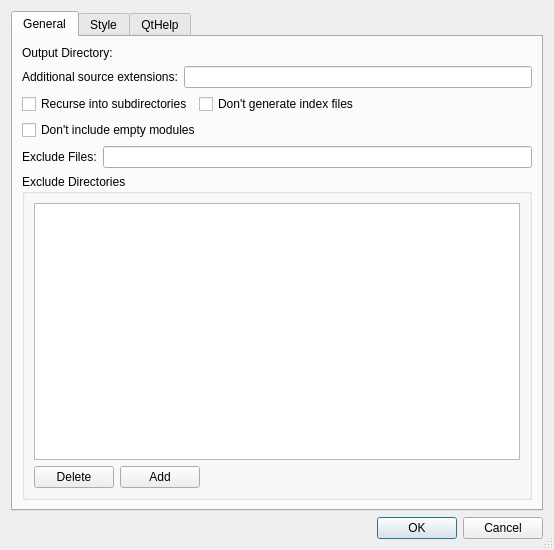
<?xml version="1.0" encoding="UTF-8"?>
<ui version="4.0">
 <class>EricdocConfigDialog</class>
 <widget class="QDialog" name="EricdocConfigDialog">
  <property name="geometry">
   <rect>
    <x>0</x>
    <y>0</y>
    <width>554</width>
    <height>550</height>
   </rect>
  </property>
  <property name="windowTitle">
   <string>Ericdoc Configuration</string>
  </property>
  <property name="sizeGripEnabled">
   <bool>true</bool>
  </property>
  <layout class="QVBoxLayout">
   <item>
    <widget class="QTabWidget" name="tabWidget">
     <property name="currentIndex">
      <number>0</number>
     </property>
     <widget class="QWidget" name="generalTab">
      <attribute name="title">
       <string>General</string>
      </attribute>
      <layout class="QVBoxLayout" name="verticalLayout_2">
       <item>
        <layout class="QHBoxLayout" name="horizontalLayout_2">
         <item>
          <widget class="QLabel" name="TextLabel6">
           <property name="text">
            <string>Output Directory:</string>
           </property>
          </widget>
         </item>
         <item>
          <widget class="EricPathPicker" name="outputDirPicker" native="true">
           <property name="sizePolicy">
            <sizepolicy hsizetype="Expanding" vsizetype="Preferred">
             <horstretch>0</horstretch>
             <verstretch>0</verstretch>
            </sizepolicy>
           </property>
           <property name="focusPolicy">
            <enum>Qt::StrongFocus</enum>
           </property>
           <property name="toolTip">
            <string>Enter an output directory</string>
           </property>
          </widget>
         </item>
        </layout>
       </item>
       <item>
        <layout class="QHBoxLayout">
         <item>
          <widget class="QLabel" name="textLabel1_3">
           <property name="text">
            <string>Additional source extensions:</string>
           </property>
          </widget>
         </item>
         <item>
          <widget class="QLineEdit" name="sourceExtEdit">
           <property name="toolTip">
            <string>Enter additional source extensions separated by a comma</string>
           </property>
          </widget>
         </item>
        </layout>
       </item>
       <item>
        <layout class="QHBoxLayout">
         <item>
          <widget class="QCheckBox" name="recursionCheckBox">
           <property name="toolTip">
            <string>Select to recurse into subdirectories</string>
           </property>
           <property name="text">
            <string>Recurse into subdirectories</string>
           </property>
          </widget>
         </item>
         <item>
          <widget class="QCheckBox" name="noindexCheckBox">
           <property name="toolTip">
            <string>Select, if no index files should be generated</string>
           </property>
           <property name="text">
            <string>Don't generate index files</string>
           </property>
          </widget>
         </item>
         <item>
          <spacer>
           <property name="orientation">
            <enum>Qt::Horizontal</enum>
           </property>
           <property name="sizeType">
            <enum>QSizePolicy::Expanding</enum>
           </property>
           <property name="sizeHint" stdset="0">
            <size>
             <width>145</width>
             <height>20</height>
            </size>
           </property>
          </spacer>
         </item>
        </layout>
       </item>
       <item>
        <layout class="QHBoxLayout">
         <item>
          <widget class="QCheckBox" name="noemptyCheckBox">
           <property name="toolTip">
            <string>Select to exclude empty modules</string>
           </property>
           <property name="text">
            <string>Don't include empty modules</string>
           </property>
          </widget>
         </item>
         <item>
          <spacer>
           <property name="orientation">
            <enum>Qt::Horizontal</enum>
           </property>
           <property name="sizeType">
            <enum>QSizePolicy::Expanding</enum>
           </property>
           <property name="sizeHint" stdset="0">
            <size>
             <width>40</width>
             <height>20</height>
            </size>
           </property>
          </spacer>
         </item>
        </layout>
       </item>
       <item>
        <layout class="QHBoxLayout">
         <item>
          <widget class="QLabel" name="label">
           <property name="text">
            <string>Exclude Files:</string>
           </property>
          </widget>
         </item>
         <item>
          <widget class="QLineEdit" name="excludeFilesEdit">
           <property name="toolTip">
            <string>Enter filename patterns of files to be excluded separated by a comma</string>
           </property>
          </widget>
         </item>
        </layout>
       </item>
       <item>
        <widget class="QGroupBox" name="groupBox">
         <property name="sizePolicy">
          <sizepolicy hsizetype="Preferred" vsizetype="Expanding">
           <horstretch>0</horstretch>
           <verstretch>2</verstretch>
          </sizepolicy>
         </property>
         <property name="title">
          <string>Exclude Directories</string>
         </property>
         <layout class="QGridLayout" name="gridLayout_2">
          <item row="1" column="1">
           <widget class="QPushButton" name="addButton">
            <property name="toolTip">
             <string>Press to add the entered directory to the list</string>
            </property>
            <property name="text">
             <string>Add</string>
            </property>
           </widget>
          </item>
          <item row="1" column="0">
           <widget class="QPushButton" name="deleteButton">
            <property name="toolTip">
             <string>Press to delete the selected directory from the list</string>
            </property>
            <property name="text">
             <string>Delete</string>
            </property>
           </widget>
          </item>
          <item row="0" column="0" colspan="3">
           <widget class="QListWidget" name="ignoreDirsList">
            <property name="sizePolicy">
             <sizepolicy hsizetype="Expanding" vsizetype="Expanding">
              <horstretch>0</horstretch>
              <verstretch>3</verstretch>
             </sizepolicy>
            </property>
            <property name="toolTip">
             <string>List of directory basenames to be ignored</string>
            </property>
            <property name="alternatingRowColors">
             <bool>true</bool>
            </property>
           </widget>
          </item>
          <item row="1" column="2">
           <widget class="EricPathPicker" name="ignoreDirPicker" native="true">
            <property name="sizePolicy">
             <sizepolicy hsizetype="Expanding" vsizetype="Preferred">
              <horstretch>0</horstretch>
              <verstretch>0</verstretch>
             </sizepolicy>
            </property>
            <property name="focusPolicy">
             <enum>Qt::StrongFocus</enum>
            </property>
            <property name="toolTip">
             <string>Enter a directory basename to be ignored</string>
            </property>
           </widget>
          </item>
         </layout>
        </widget>
       </item>
      </layout>
     </widget>
     <widget class="QWidget" name="styleTab">
      <attribute name="title">
       <string>Style</string>
      </attribute>
      <layout class="QVBoxLayout">
       <item>
        <widget class="QGroupBox" name="groupBox_3">
         <property name="title">
          <string>Style Sheet</string>
         </property>
         <layout class="QVBoxLayout" name="verticalLayout_3">
          <item>
           <widget class="EricPathPicker" name="cssPicker" native="true">
            <property name="sizePolicy">
             <sizepolicy hsizetype="Expanding" vsizetype="Preferred">
              <horstretch>0</horstretch>
              <verstretch>0</verstretch>
             </sizepolicy>
            </property>
            <property name="focusPolicy">
             <enum>Qt::StrongFocus</enum>
            </property>
            <property name="toolTip">
             <string>Enter the filename of a CSS style sheet. Leave empty to use the colors defined below.</string>
            </property>
           </widget>
          </item>
         </layout>
        </widget>
       </item>
       <item>
        <widget class="QGroupBox" name="groupBox_2">
         <property name="title">
          <string>Colors</string>
         </property>
         <layout class="QGridLayout">
          <item row="3" column="1">
           <widget class="QPushButton" name="cfBgButton">
            <property name="toolTip">
             <string>Press to select the class and function header background color.</string>
            </property>
            <property name="text">
             <string>Class/Function Header Background</string>
            </property>
           </widget>
          </item>
          <item row="3" column="0">
           <widget class="QPushButton" name="cfFgButton">
            <property name="toolTip">
             <string>Press to select the class and function header foreground color.</string>
            </property>
            <property name="text">
             <string>Class/Function Header Foreground</string>
            </property>
           </widget>
          </item>
          <item row="2" column="1">
           <widget class="QPushButton" name="l2BgButton">
            <property name="toolTip">
             <string>Press to select the level 2 header background color.</string>
            </property>
            <property name="text">
             <string>Level 2 Header Background</string>
            </property>
           </widget>
          </item>
          <item row="2" column="0">
           <widget class="QPushButton" name="l2FgButton">
            <property name="toolTip">
             <string>Press to select the level 2 header foreground color.</string>
            </property>
            <property name="text">
             <string>Level 2 Header Foreground</string>
            </property>
           </widget>
          </item>
          <item row="1" column="1">
           <widget class="QPushButton" name="l1BgButton">
            <property name="toolTip">
             <string>Press to select the level 1 header background color.</string>
            </property>
            <property name="text">
             <string>Level 1 Header Background</string>
            </property>
           </widget>
          </item>
          <item row="1" column="0">
           <widget class="QPushButton" name="l1FgButton">
            <property name="toolTip">
             <string>Press to select the level 1 header foreground color.</string>
            </property>
            <property name="text">
             <string>Level 1 Header Foreground</string>
            </property>
           </widget>
          </item>
          <item row="0" column="1">
           <widget class="QPushButton" name="bodyBgButton">
            <property name="toolTip">
             <string>Press to select the body background color.</string>
            </property>
            <property name="text">
             <string>Body Background</string>
            </property>
           </widget>
          </item>
          <item row="0" column="0">
           <widget class="QPushButton" name="bodyFgButton">
            <property name="toolTip">
             <string>Press to select the body foreground color.</string>
            </property>
            <property name="text">
             <string>Body Foreground</string>
            </property>
           </widget>
          </item>
          <item row="4" column="0">
           <widget class="QPushButton" name="linkFgButton">
            <property name="toolTip">
             <string>Press to select the foreground color of links.</string>
            </property>
            <property name="text">
             <string>Links</string>
            </property>
           </widget>
          </item>
          <item row="5" column="0" colspan="2">
           <widget class="QTextEdit" name="sample">
            <property name="toolTip">
             <string>This shows an example of the selected colors.</string>
            </property>
            <property name="readOnly">
             <bool>true</bool>
            </property>
           </widget>
          </item>
         </layout>
        </widget>
       </item>
      </layout>
     </widget>
     <widget class="QWidget" name="qtHelpTab">
      <attribute name="title">
       <string>QtHelp</string>
      </attribute>
      <layout class="QVBoxLayout" name="verticalLayout">
       <item>
        <widget class="QGroupBox" name="qtHelpGroup">
         <property name="title">
          <string>Generate QtHelp Files</string>
         </property>
         <property name="checkable">
          <bool>true</bool>
         </property>
         <property name="checked">
          <bool>false</bool>
         </property>
         <layout class="QGridLayout" name="gridLayout">
          <item row="0" column="0">
           <widget class="QLabel" name="TextLabel6_2">
            <property name="text">
             <string>Output Directory:</string>
            </property>
           </widget>
          </item>
          <item row="0" column="1">
           <widget class="EricPathPicker" name="qtHelpDirPicker" native="true">
            <property name="sizePolicy">
             <sizepolicy hsizetype="Expanding" vsizetype="Preferred">
              <horstretch>0</horstretch>
              <verstretch>0</verstretch>
             </sizepolicy>
            </property>
            <property name="focusPolicy">
             <enum>Qt::StrongFocus</enum>
            </property>
            <property name="toolTip">
             <string>Enter an output directory</string>
            </property>
           </widget>
          </item>
          <item row="1" column="0">
           <widget class="QLabel" name="label_2">
            <property name="text">
             <string>Namespace:</string>
            </property>
           </widget>
          </item>
          <item row="1" column="1">
           <widget class="QLineEdit" name="qtHelpNamespaceEdit">
            <property name="toolTip">
             <string>Enter the namespace</string>
            </property>
           </widget>
          </item>
          <item row="2" column="0">
           <widget class="QLabel" name="label_3">
            <property name="text">
             <string>Virtual Folder:</string>
            </property>
           </widget>
          </item>
          <item row="2" column="1">
           <widget class="QLineEdit" name="qtHelpFolderEdit">
            <property name="toolTip">
             <string>Enter the name of the virtual folder (must not contain '/')</string>
            </property>
           </widget>
          </item>
          <item row="3" column="0">
           <widget class="QLabel" name="label_4">
            <property name="text">
             <string>Filter Name:</string>
            </property>
           </widget>
          </item>
          <item row="3" column="1">
           <widget class="QLineEdit" name="qtHelpFilterNameEdit">
            <property name="toolTip">
             <string>Enter the name of the custom filter</string>
            </property>
           </widget>
          </item>
          <item row="4" column="0">
           <widget class="QLabel" name="label_5">
            <property name="text">
             <string>Filter Attributes:</string>
            </property>
           </widget>
          </item>
          <item row="4" column="1">
           <widget class="QLineEdit" name="qtHelpFilterAttributesEdit">
            <property name="toolTip">
             <string>Enter the filter attributes separated by ':'</string>
            </property>
           </widget>
          </item>
          <item row="5" column="0">
           <widget class="QLabel" name="label_6">
            <property name="text">
             <string>Title:</string>
            </property>
           </widget>
          </item>
          <item row="5" column="1">
           <widget class="QLineEdit" name="qtHelpTitleEdit">
            <property name="toolTip">
             <string>Enter a short title for the top entry</string>
            </property>
           </widget>
          </item>
          <item row="6" column="0" colspan="2">
           <widget class="QCheckBox" name="qtHelpGenerateCollectionCheckBox">
            <property name="toolTip">
             <string>Select to generate the QtHelp collection files</string>
            </property>
            <property name="text">
             <string>Generate QtHelp collection files</string>
            </property>
           </widget>
          </item>
          <item row="7" column="0" colspan="2">
           <spacer name="verticalSpacer">
            <property name="orientation">
             <enum>Qt::Vertical</enum>
            </property>
            <property name="sizeHint" stdset="0">
             <size>
              <width>20</width>
              <height>271</height>
             </size>
            </property>
           </spacer>
          </item>
         </layout>
        </widget>
       </item>
      </layout>
     </widget>
    </widget>
   </item>
   <item>
    <widget class="QDialogButtonBox" name="buttonBox">
     <property name="orientation">
      <enum>Qt::Horizontal</enum>
     </property>
     <property name="standardButtons">
      <set>QDialogButtonBox::Cancel|QDialogButtonBox::Ok</set>
     </property>
    </widget>
   </item>
  </layout>
 </widget>
 <pixmapfunction>qPixmapFromMimeSource</pixmapfunction>
 <customwidgets>
  <customwidget>
   <class>EricPathPicker</class>
   <extends>QWidget</extends>
   <header>EricWidgets/EricPathPicker.h</header>
   <container>1</container>
  </customwidget>
 </customwidgets>
 <tabstops>
  <tabstop>tabWidget</tabstop>
  <tabstop>outputDirPicker</tabstop>
  <tabstop>sourceExtEdit</tabstop>
  <tabstop>recursionCheckBox</tabstop>
  <tabstop>noindexCheckBox</tabstop>
  <tabstop>noemptyCheckBox</tabstop>
  <tabstop>excludeFilesEdit</tabstop>
  <tabstop>ignoreDirsList</tabstop>
  <tabstop>ignoreDirPicker</tabstop>
  <tabstop>addButton</tabstop>
  <tabstop>deleteButton</tabstop>
  <tabstop>cssPicker</tabstop>
  <tabstop>bodyFgButton</tabstop>
  <tabstop>bodyBgButton</tabstop>
  <tabstop>l1FgButton</tabstop>
  <tabstop>l1BgButton</tabstop>
  <tabstop>l2FgButton</tabstop>
  <tabstop>l2BgButton</tabstop>
  <tabstop>cfFgButton</tabstop>
  <tabstop>cfBgButton</tabstop>
  <tabstop>linkFgButton</tabstop>
  <tabstop>sample</tabstop>
  <tabstop>qtHelpGroup</tabstop>
  <tabstop>qtHelpDirPicker</tabstop>
  <tabstop>qtHelpNamespaceEdit</tabstop>
  <tabstop>qtHelpFolderEdit</tabstop>
  <tabstop>qtHelpFilterNameEdit</tabstop>
  <tabstop>qtHelpFilterAttributesEdit</tabstop>
  <tabstop>qtHelpTitleEdit</tabstop>
  <tabstop>qtHelpGenerateCollectionCheckBox</tabstop>
 </tabstops>
 <resources/>
 <connections>
  <connection>
   <sender>buttonBox</sender>
   <signal>accepted()</signal>
   <receiver>EricdocConfigDialog</receiver>
   <slot>accept()</slot>
   <hints>
    <hint type="sourcelabel">
     <x>31</x>
     <y>480</y>
    </hint>
    <hint type="destinationlabel">
     <x>31</x>
     <y>498</y>
    </hint>
   </hints>
  </connection>
  <connection>
   <sender>buttonBox</sender>
   <signal>rejected()</signal>
   <receiver>EricdocConfigDialog</receiver>
   <slot>reject()</slot>
   <hints>
    <hint type="sourcelabel">
     <x>125</x>
     <y>482</y>
    </hint>
    <hint type="destinationlabel">
     <x>125</x>
     <y>499</y>
    </hint>
   </hints>
  </connection>
 </connections>
</ui>
